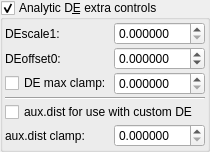
    <widget class="MyGroupBox" name="groupCheck_analyticDE_enabled_false">
     <property name="toolTip">
      <string>&lt;html&gt;&lt;head/&gt;&lt;body&gt;&lt;p&gt;Adjusts the DE every time this slot is iterated.&lt;/p&gt;&lt;p&gt;The aim is to keep these parameters as low as possible.&lt;/p&gt;&lt;p&gt;High values improve the DE, but detail is lost.&lt;/p&gt;&lt;p&gt;Occasionally a negative Offset value is used. &lt;/p&gt;&lt;/body&gt;&lt;/html&gt;</string>
     </property>
     <property name="title">
      <string>Analytic D&amp;E extra controls</string>
     </property>
     <property name="checkable">
      <bool>true</bool>
     </property>
     <layout class="QVBoxLayout" name="verticalLayout_13" stretch="0">
      <property name="spacing">
       <number>2</number>
      </property>
      <property name="leftMargin">
       <number>2</number>
      </property>
      <property name="topMargin">
       <number>2</number>
      </property>
      <property name="rightMargin">
       <number>2</number>
      </property>
      <property name="bottomMargin">
       <number>2</number>
      </property>
      <item>
       <layout class="QGridLayout" name="gridLayout_83" columnstretch="0,1">
        <property name="spacing">
         <number>2</number>
        </property>
        <item row="5" column="0" colspan="2">
         <widget class="Line" name="line">
          <property name="orientation">
           <enum>Qt::Horizontal</enum>
          </property>
         </widget>
        </item>
        <item row="3" column="1">
         <widget class="MyDoubleSpinBox" name="spinbox_analyticDE_offset_0">
          <property name="sizePolicy">
           <sizepolicy hsizetype="Minimum" vsizetype="Maximum">
            <horstretch>0</horstretch>
            <verstretch>0</verstretch>
           </sizepolicy>
          </property>
          <property name="toolTip">
           <string>&lt;html&gt;&lt;head/&gt;&lt;body&gt;&lt;p&gt;Clamps are only variable in slot#1,&lt;/p&gt;&lt;p&gt;in other slots they are set to default&lt;/p&gt;&lt;/body&gt;&lt;/html&gt;</string>
          </property>
          <property name="prefix">
           <string/>
          </property>
          <property name="suffix">
           <string/>
          </property>
          <property name="decimals">
           <number>6</number>
          </property>
          <property name="minimum">
           <double>-99.989999999999995</double>
          </property>
          <property name="maximum">
           <double>99.989999999999995</double>
          </property>
          <property name="singleStep">
           <double>0.100000000000000</double>
          </property>
          <property name="value">
           <double>0.000000000000000</double>
          </property>
         </widget>
        </item>
        <item row="2" column="1">
         <widget class="MyDoubleSpinBox" name="spinbox_analyticDE_scale_1">
          <property name="sizePolicy">
           <sizepolicy hsizetype="Minimum" vsizetype="Maximum">
            <horstretch>0</horstretch>
            <verstretch>0</verstretch>
           </sizepolicy>
          </property>
          <property name="toolTip">
           <string>&lt;html&gt;&lt;head/&gt;&lt;body&gt;&lt;p&gt;Clamps are only variable in slot#1,&lt;/p&gt;&lt;p&gt;in other slots they are set to default&lt;/p&gt;&lt;/body&gt;&lt;/html&gt;</string>
          </property>
          <property name="prefix">
           <string/>
          </property>
          <property name="suffix">
           <string/>
          </property>
          <property name="decimals">
           <number>6</number>
          </property>
          <property name="minimum">
           <double>0.000000000000000</double>
          </property>
          <property name="maximum">
           <double>99.989999999999995</double>
          </property>
          <property name="singleStep">
           <double>0.100000000000000</double>
          </property>
         </widget>
        </item>
        <item row="2" column="0">
         <widget class="QLabel" name="label_256">
          <property name="text">
           <string>DEscale1:</string>
          </property>
         </widget>
        </item>
        <item row="4" column="1">
         <widget class="MyDoubleSpinBox" name="spinbox_analyticDE_offset_2">
          <property name="sizePolicy">
           <sizepolicy hsizetype="Minimum" vsizetype="Maximum">
            <horstretch>0</horstretch>
            <verstretch>0</verstretch>
           </sizepolicy>
          </property>
          <property name="toolTip">
           <string>&lt;html&gt;&lt;head/&gt;&lt;body&gt;&lt;p&gt;Clamps are only variable in slot#1,&lt;/p&gt;&lt;p&gt;in other slots they are set to default&lt;/p&gt;&lt;/body&gt;&lt;/html&gt;</string>
          </property>
          <property name="prefix">
           <string/>
          </property>
          <property name="suffix">
           <string/>
          </property>
          <property name="decimals">
           <number>6</number>
          </property>
          <property name="minimum">
           <double>0.000000000000000</double>
          </property>
          <property name="maximum">
           <double>999.990000000000009</double>
          </property>
          <property name="singleStep">
           <double>0.100000000000000</double>
          </property>
         </widget>
        </item>
        <item row="6" column="0" colspan="2">
         <widget class="MyCheckBox" name="checkBox_transf_function_enabledD_false">
          <property name="text">
           <string notr="true">aux.dist for use with custom DE</string>
          </property>
         </widget>
        </item>
        <item row="7" column="1">
         <widget class="MyDoubleSpinBox" name="spinbox_analyticDE_offset_1">
          <property name="sizePolicy">
           <sizepolicy hsizetype="Minimum" vsizetype="Maximum">
            <horstretch>0</horstretch>
            <verstretch>0</verstretch>
           </sizepolicy>
          </property>
          <property name="toolTip">
           <string/>
          </property>
          <property name="prefix">
           <string/>
          </property>
          <property name="suffix">
           <string/>
          </property>
          <property name="decimals">
           <number>6</number>
          </property>
          <property name="minimum">
           <double>0.000000000000000</double>
          </property>
          <property name="maximum">
           <double>99.989999999999995</double>
          </property>
          <property name="singleStep">
           <double>0.100000000000000</double>
          </property>
         </widget>
        </item>
        <item row="3" column="0">
         <widget class="QLabel" name="label_269">
          <property name="text">
           <string>DEoffset0:</string>
          </property>
         </widget>
        </item>
        <item row="4" column="0">
         <widget class="MyCheckBox" name="checkBox_transf_function_enabledB_false">
          <property name="text">
           <string notr="true">DE max clamp:</string>
          </property>
         </widget>
        </item>
        <item row="7" column="0">
         <widget class="QLabel" name="label_257">
          <property name="text">
           <string>aux.dist clamp:</string>
          </property>
         </widget>
        </item>
       </layout>
      </item>
     </layout>
    </widget>
